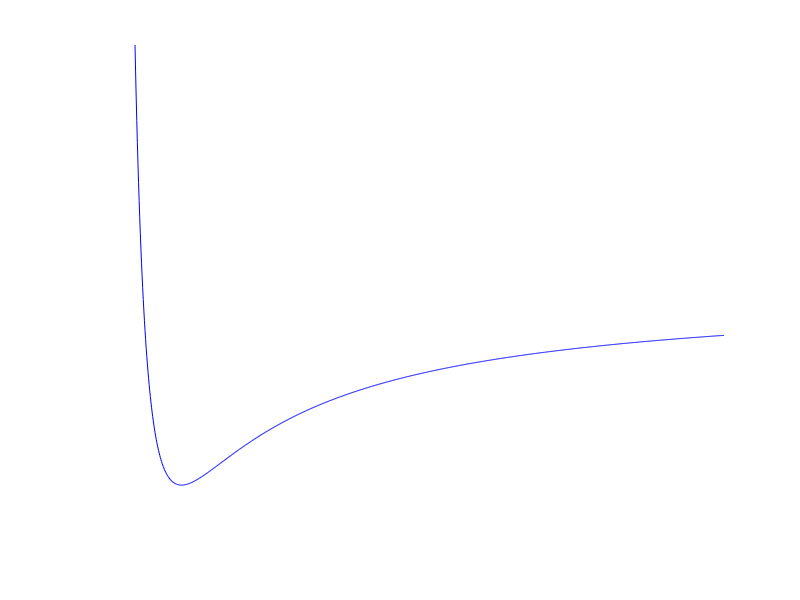

Here is the MATLAB script that generated this plot: (Note: this script raises an error after producing the figure.)
EstremoDestro = 0.2; 
EstremoSinistro = 0;

AscissaSinistra = 0.01;
Risoluzione = 1000;

MomentoAngolarePerUnitaDiMassa = 1;
CostanteGravitazionale = 1;
MassaTotale = 40;

Immagine = figure("visible","off");
hold on;

axis("off");

PotenzialeEfficace = @(r) MomentoAngolarePerUnitaDiMassa ^ 2./(2 * r .^ 2) - CostanteGravitazionale * MassaTotale ./ r;

R = linspace(AscissaSinistra,EstremoDestro,Risoluzione);
V = PotenzialeEfficace(R);

plot(R,V,"-b");

DisegnaAssi(EstremoDestro,max(V),EstremoSinistro - 1/20 * EstremoDestro,min(V));

print(Immagine,"Immagine_Keplero_PotenzialeEfficace.png");
